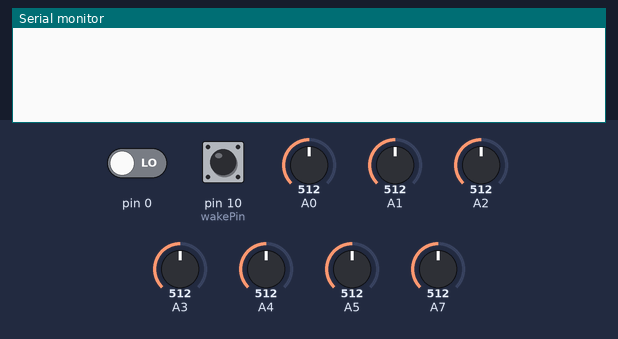
Recording of a sketch running on a simulated Arduino Leonardo, built with avr-gcc and run on an emulated ATmega32U4. Shown: the last lines printed to the serial monitor. The inputs (shaded band) are chosen by the test bench; at power-on: pin 0 LOW, pin 10 (wakePin) HIGH, A0 = 512, A1 = 512, A2 = 512, A3 = 512, A4 = 512, A5 = 512, A7 = 512. Sleep ends after the set time or at an interrupt; the local clock reads 2024-03-15 10:24:30 at power-on unless the sketch sets it; storage starts empty.

Above: at 5.0 s.
5.1 s: pin 0 driven HIGH
At 6.1 s:
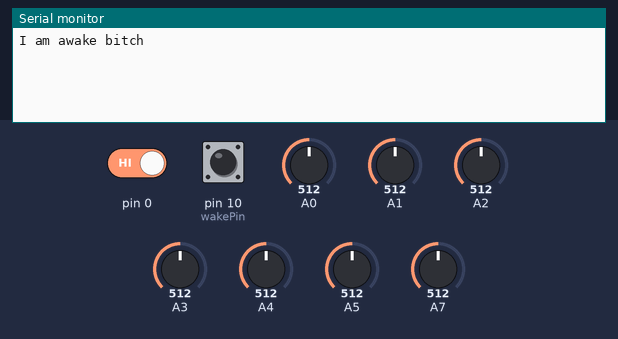
6.6 s: pin 10 (wakePin) pulled LOW for 0.15 s
At 7.3 s:
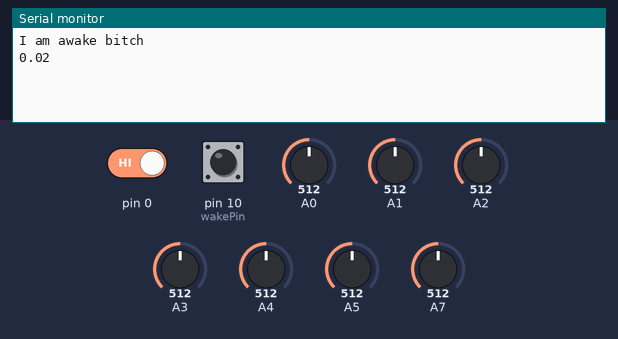
8.2 s: pin 10 (wakePin) pulled LOW for 1 s
At 9.7 s:
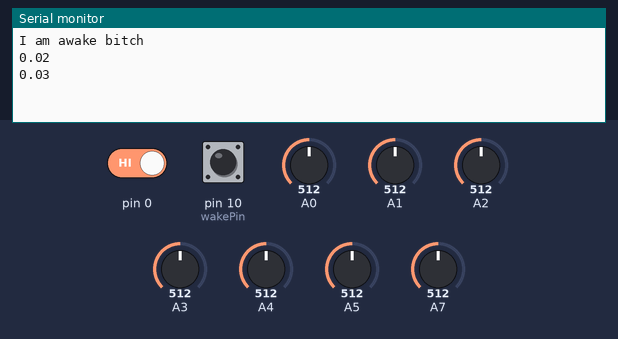

Measured:
- after the input at 5.1 s, the serial monitor: prints a new line at once (image 1)
- after the input at 6.6 s, the serial monitor: prints a new line at once (image 2)
- after the input at 8.2 s, the serial monitor: prints a new line at once (image 3)

The sketch:

FinalPresentationDataCollection.ino
```cpp
//This code records the percent moisture from 11 moisture sensors and
//saves them to an SD card, along with the date and time of the reading.


#include <DS3231.h>
#include <avr/sleep.h>
#include <Wire.h>
#include <SPI.h>
#include <SD.h>

DS3231 rtc(SDA,SCL);


//The data log file
#define FILE_NAME "DataLog.txt"

//Data header  (these lines get written to the beginning"
#define LOGGERNAME "Presentation Data"
#define DATA_HEADER "SampleTime, PercentMoisture"

long UnixTime;
int intTime;
int lastData = 1;
int mostRecentTime;
int wakePin = 10;  //rain gauge pin
int sleepStatus = 0; //variable to store request for sleep
int count = 0; //counter
int analogNum = 0;
int change;
float sensorVal;
float raingauge;
float voltage;
float vwc;

void wakeUpNow()  //interrupt is handled here after waking up
{
  //execute code here before returning to loop function
  //timers and codes using timer don't work here
  //basically just used to wake up microcontroller
}

void setupLogFile()
{
  //Initialise the SD card
  if (!SD.begin(12))
  {
    Serial1.println("Error: SD card failed to initialise or is missing.");
    //Hang
    //while (true);
  }

  //Check if the file already exists
  bool oldFile = SD.exists(FILE_NAME);

  //Open the file in write mode
  File logFile = SD.open(FILE_NAME, FILE_WRITE);

  //Add header information if the file did not already exist
  if (!oldFile)
  {
    logFile.println(LOGGERNAME);
    logFile.println(DATA_HEADER);
  }

  //Close the file to save it
  logFile.close();
}

void logData(String rec)
{
  //Re-open the file
  File logFile = SD.open(FILE_NAME, FILE_WRITE);

  //Write the CSV data
  logFile.println(rec);

  //Close the file to save it
  logFile.close();
}


void setup() {
  Serial.begin(9600);
  pinMode(wakePin, INPUT_PULLUP);
  attachInterrupt(2, wakeUpNow, CHANGE); //interrupt 0 is attached to digital pin 2
  setupLogFile();
  rtc.begin();
  sleepNow();
  Wire.begin();

  rtc.setDate(29, 07, 2016); //set date and time
  rtc.setTime(11, 43, 00);

  raingauge = 0.01; //when system wakes up, 0.01" of rain have fallen
}

void sleepNow() //put microcontroller to sleep here
{
  set_sleep_mode(SLEEP_MODE_PWR_DOWN);
  sleep_enable();

  attachInterrupt(2, wakeUpNow, CHANGE); //reattach interrupt here
  sleep_mode(); //where device is put to sleep

  Serial.println("I am awake bitch");
  delay(100);
  sleep_disable(); //first thing done after waking up
  detachInterrupt(2); //disable interrupt so that wakeUpNow
                      //will not be executed during normal running

}

String createDataRecord()
{
  //Create a String type data record in csv format
  //SampleTime, Moisture
  String data = "Time: ";
  data += rtc.getUnixTime(rtc.getTime());
  data += ", Moistures: ";

  for (analogNum = 0; analogNum <= 7; analogNum++){
   if (analogNum == 6){
    analogNum = 7;
   }
  sensorVal = analogRead(analogNum); //read soil moisture sensor
  voltage =(sensorVal/1023)*3; //conversion to voltage from analog


  // following if statement is a calibration for percent moisture from manufacturer
  if(voltage <= 1.1)
  {
    vwc = 10*voltage;
    }
  else if(voltage <= 1.3)
  {
    vwc = 25*voltage-17.5;
    }
  else if(voltage <= 1.82)
  {
    vwc = 48.08*voltage-47.5;
    }
  else if(voltage <= 2.2)
  {
    vwc = 26.32*voltage-7.89;
    }
 else vwc = 0;
  data += vwc;     //adds the battery voltage to the data string
  data += ", ";
  }
  data += "Rain: ";
  data += raingauge;
  return data;
}

void loop() {
  change = digitalRead(wakePin); //read rain gauge pin
  if (change == 0 && lastData != 0){
    raingauge = raingauge + 0.01;  //if bucket has tipped, increase rain amount
    Serial.println(raingauge);
  }

  lastData = change; //helping debounce the tipping bucket

  UnixTime = rtc.getUnixTime(rtc.getTime());  //read Unix time
  intTime = (int)UnixTime;
  if (intTime%5 == 0 && (mostRecentTime != intTime))  //do this every 5 seconds for 30 minutes
  {
     String dataRec = createDataRecord();  //collect data into a string

    //Save the data record to the log file
    logData(dataRec);

    mostRecentTime = intTime;  //change Unix time

    count++; //count up to 30 minutes before going to sleep
  }


  if (count >= 5000) {
      Serial.println("Timer: Entering Sleep mode"); //goes to sleep after 30 minutes
      delay(100);     // this delay is needed, the sleep
                      //function will provoke a Serial error otherwise!!
      count = 0;
      sleepNow();     // sleep function called here
  }
 }
```
